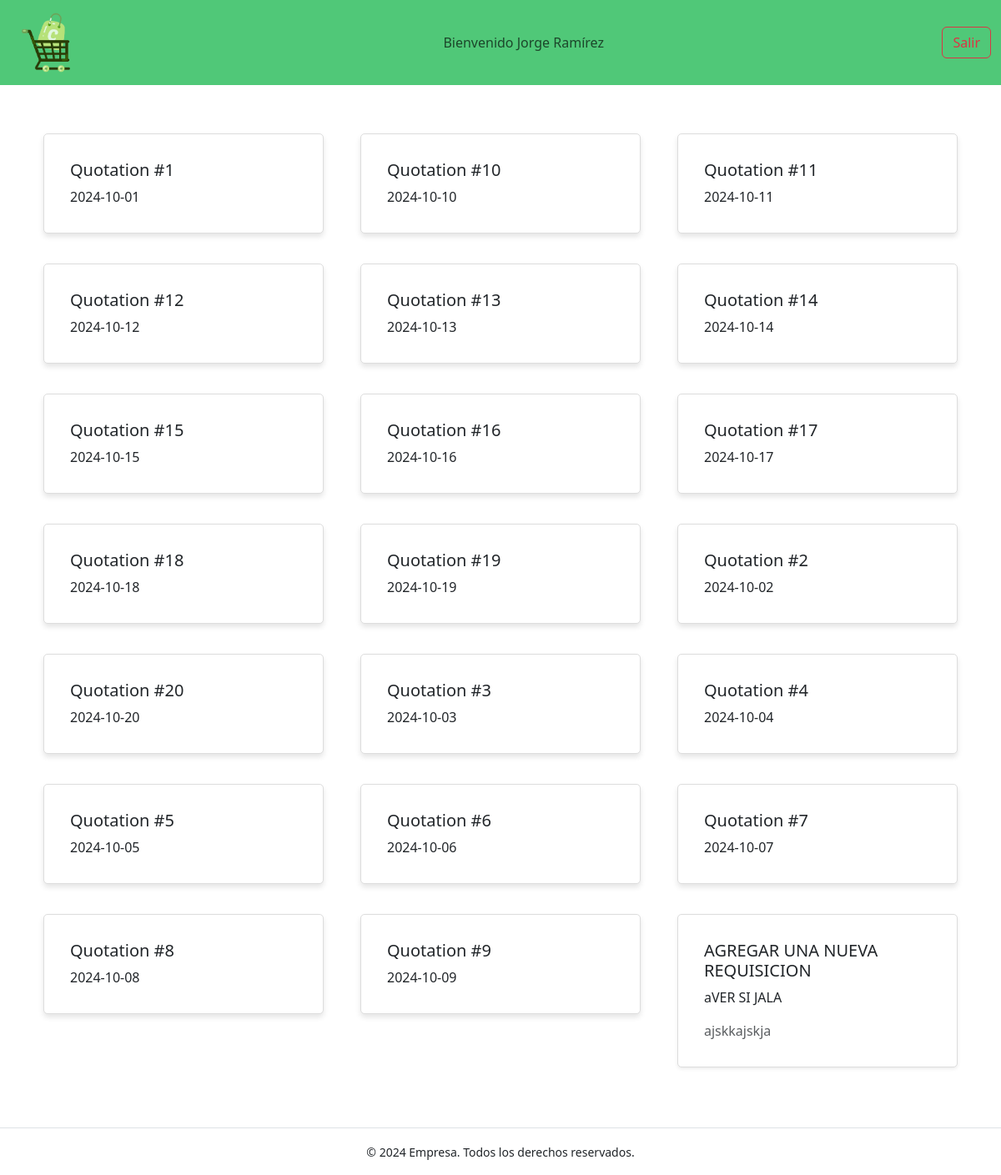
Screenshot of /php/quotation.php (signed in) with the database file from the repository.
### tables this page shows
CREATE TABLE `quotation` (
  `id` varchar(8) NOT NULL,
  `issueDate` date DEFAULT NULL,
  `total` float(10,2) DEFAULT NULL,
  `subtotal` float(10,2) DEFAULT NULL,
  `supplierId` int DEFAULT NULL,
  `file` longblob
);

### php/quotation.php (the view, shortened to what this page needs)
<!DOCTYPE html>
<html lang="es">
<head>
    <link href="https://cdn.jsdelivr.net/npm/bootstrap@5.3.2/dist/css/bootstrap.min.css" rel="stylesheet">
    <link href="../css/estilosReq.css" rel="stylesheet" >
</head>
<body>
<nav class="navbar navbar-expand-lg">
  <div class="container-fluid d-flex align-items-center justify-content-between">
    <a class="navbar-brand d-flex align-items-center" href="#">
      <img src="../images/logoNoL.png" alt="Bootstrap" width="90" class="me-2 mt-n1 mb-n1"></a>
    <ul class="navbar-nav mx-auto">
      <li class="nav-item">
        <span class="navbar-text">
        <?php
        echo "Bienvenido " . $_SESSION["firstName"] . " " . $_SESSION["lastName"];
        ?>
        </span>
      </li>
    </ul>
    <form class="d-flex" role="search">
  <a href="controladorCS.php" class="btn btn-outline-danger">Salir</a>
</form>
  </div>
</nav>
<div class="container my-5">
    <div class="row">
        <?php
        include "conexion_bd.php";
        $query = "SELECT id, issueDate FROM quotation";
        $result = $conexion->query($query);
        if ($result->num_rows > 0) {
            while ($row = $result->fetch_assoc()) {
                echo '
                <div class="col-md-4 mb-3">
                    <div class="card ola" data-id="' . $row['id'] . '" style="cursor: pointer;">
                        <div class="card-body">
                            <h5 class="card-title">Quotation #' . $row['id'] . '</h5>
                            <p class="card-text">' . $row['issueDate'] . '</p>
                        </div>
                    </div>
                </div>';
            }
        }
        ?>
        <div class="col-md-4">
                    <div class="card mb-4 shadow-sm" onclick="mostrarModal()">
                        <div class="card-body">
                            <h5 class="card-title">AGREGAR UNA NUEVA REQUISICION</h5>
                            <p class="card-text">aVER SI JALA</p>
                            <p class="card-text text-muted">ajskkajskja</p>
                        </div>
                    </div>
                </div>
    </div>
</div>
    <footer class="text-center py-3 border-top">
        <small>&copy; 2024 Empresa. Todos los derechos reservados.</small>
    </footer>
</body>
</html>

### css/estilosReq.css (style rules this page uses)
.card { border: 1px solid #ddd; border-radius: 5px; padding: 15px; margin: 10px; box-shadow: 0 4px 6px rgba(0, 0, 0, 0.1); cursor: pointer; }
body { background-color: #ffffff; }
.navbar { background-color: #50C878; }
.card { transition: transform 0.2s; }

### rows the page displays
quotation: id "1", issueDate "2024-10-01"
quotation: id "10", issueDate "2024-10-10"
quotation: id "11", issueDate "2024-10-11"
quotation: id "12", issueDate "2024-10-12"
quotation: id "13", issueDate "2024-10-13"
quotation: id "14", issueDate "2024-10-14"
quotation: id "15", issueDate "2024-10-15"
quotation: id "16", issueDate "2024-10-16"
quotation: id "17", issueDate "2024-10-17"
quotation: id "18", issueDate "2024-10-18"
quotation: id "19", issueDate "2024-10-19"
quotation: id "2", issueDate "2024-10-02"
quotation: id "20", issueDate "2024-10-20"
quotation: id "3", issueDate "2024-10-03"
quotation: id "4", issueDate "2024-10-04"
quotation: id "5", issueDate "2024-10-05"
quotation: id "6", issueDate "2024-10-06"
quotation: id "7", issueDate "2024-10-07"
quotation: id "8", issueDate "2024-10-08"
quotation: id "9", issueDate "2024-10-09"

### other values shown
$_SESSION["firstName"] "Jorge"
$_SESSION["lastName"] "Ramírez"
